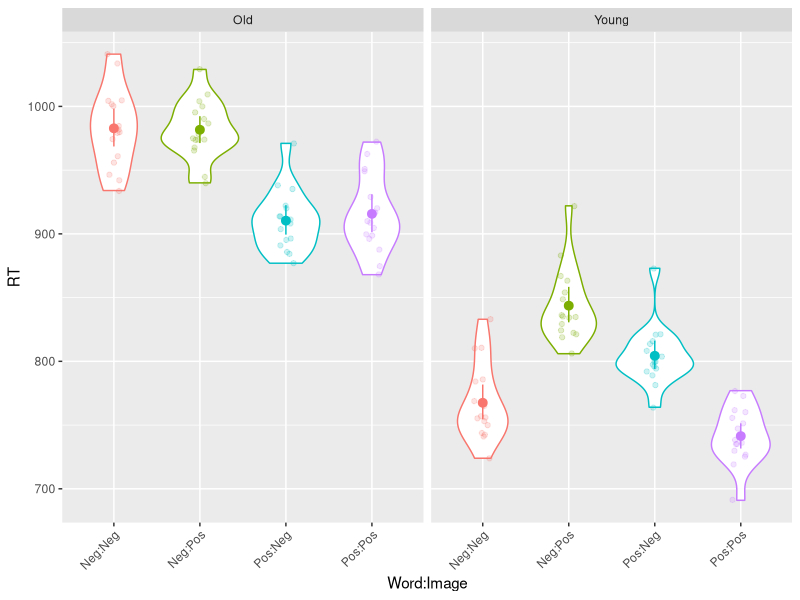
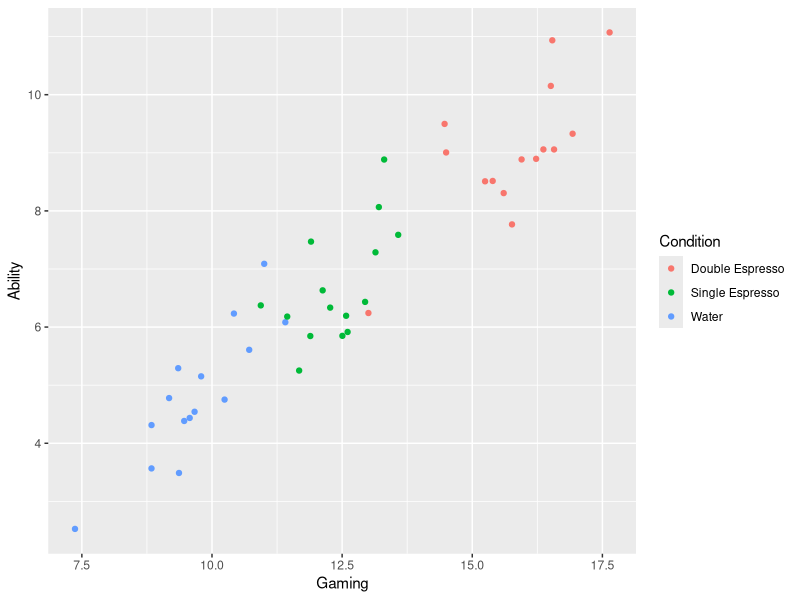
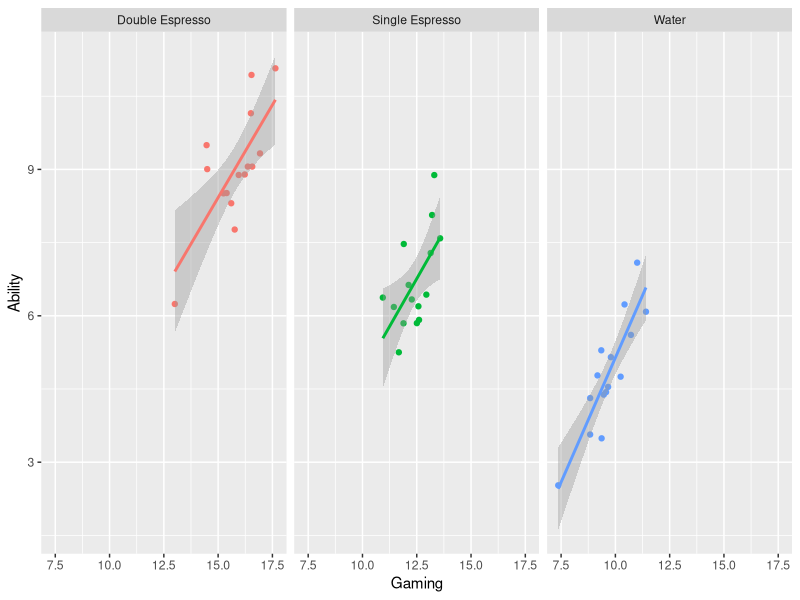
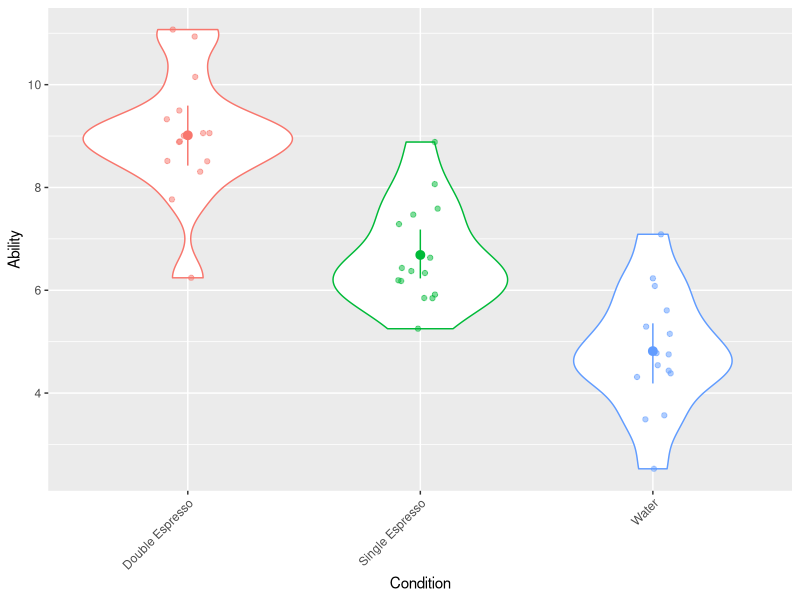

These figures' R source, in order:
library(tidyverse) # Load the tidyverse packages
library(afex) # ANOVA functions
library(emmeans) # Needed for pairwise comparisons

# Mixed ANOVA with one between participants factor, and two repeated
my_data <- read_csv("data_files/my_data.csv")

my_data <- my_data %>% 
  mutate(Image = factor(Image)) %>%
  mutate(Word = factor(Word)) %>%
  mutate(Age = factor(Age))

ggplot(my_data, aes(x = Word:Image, y = RT, colour = Word:Image)) + 
  geom_violin() + 
  geom_jitter(width = .1, alpha = .2) + 
  stat_summary(fun.data = "mean_cl_boot") +
  theme(axis.text.x = element_text(angle = 45, hjust = 1)) +
  facet_wrap(~ Age) + 
  guides(colour = FALSE)

model <- aov_4(RT ~ Word * Image * Age + (1 + Word * Image | Participant), data = my_data)
summary(model)
anova(model)

emmeans(model, pairwise ~ Word * Image * Age, adjust = "Bonferroni")

# Three way interaction is significant so run two separate 2-ways
young_filter <- filter(my_data, Age == "Young")

model_young <- aov_4(RT ~ Word * Image + (1 + Word * Image | Participant), data = young_filter)
anova(model_young)

emmeans(model_young, pairwise ~ Word * Image, adjust = "Bonferroni")

old_filter <- filter(my_data, Age == "Old")

model_old <- aov_4(RT ~ Word * Image + (1 + Word * Image | Participant), data = old_filter)
summary(model_old)
anova(model_old)

emmeans(model_old, pairwise ~ Word * Image, adjust = "Bonferroni")

#ANCOVA
cond <- read_csv("data_files/cond.csv")

cond <- cond %>% 
  mutate(Condition = as.factor(Condition))
  
ggplot(cond, aes(x = Gaming, y = Ability,  colour = Condition)) + 
  geom_point() 

# Separately by Condition
ggplot(cond, aes(x = Gaming, y = Ability,  colour = Condition)) + 
  geom_point() + 
  facet_wrap(~ Condition) + 
  geom_smooth(method = "lm") +
  guides(colour = FALSE)

# Run the ANOVA (i.e., without the covariate)- model is significant
model1 <- aov_4(Ability ~ Condition + (1 | Participant), data = cond)
anova(model1)

# Run the ANCOVA - when we add the effect of Gaming Frequency first,
# Condition is now not significant
cond$Gaming <- scale(cond$Gaming)
model_ancova <- aov_4(Ability ~ Gaming + Condition + (1 | Participant), data = cond, factorize = FALSE)
anova(model_ancova)

# Unadjusted means
cond %>%
  group_by(Condition) %>%
  summarise(mean_ability = mean(Ability), sd_ability = sd(Ability))

# Report adjusted means
emmeans(model_ancova, pairwise~Condition, adjust = "none")

# ANCOVA as a special case of Regression 
ggplot(cond, aes(x = Condition, y = Ability, colour = Condition)) + 
  geom_violin() + 
  geom_jitter(width = .1, alpha = .5) + 
  stat_summary(fun.data = "mean_cl_boot") +
  theme(axis.text.x = element_text(angle = 45, hjust = 1)) + 
  guides(colour = FALSE)

# Set up the Water level as the reference level and check the contrasts
cond$Condition <- relevel(cond$Condition, ref = 3)
contrasts(cond$Condition)

# Build a linear model just with Condition predicting Ability
lm1 <- lm(Ability ~ Condition, data = cond)
lm1

#Build a linear model with both Gaming Frequency and Condition predicting Ability
lm2 <- lm(Ability ~ Gaming + Condition, data = cond)
lm2
